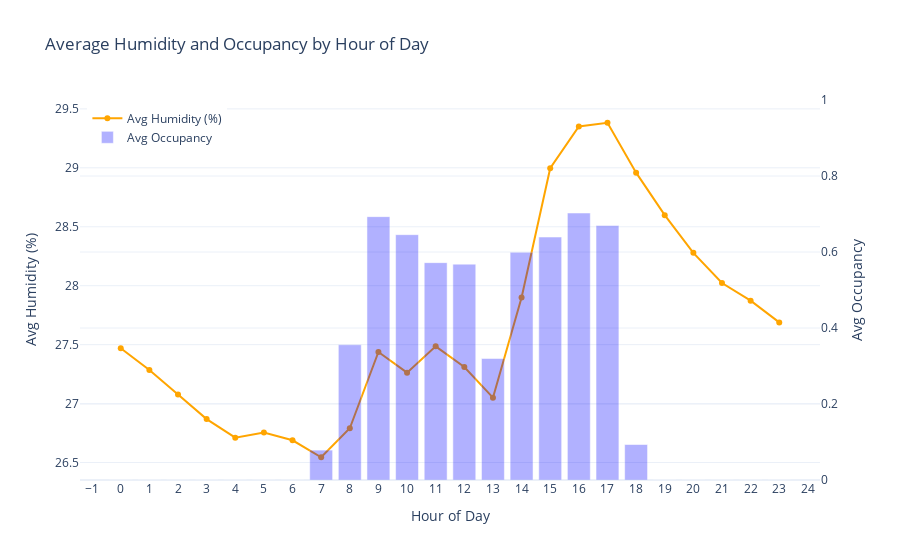

The cell this chart's notebook holds for it:
### Code cell
# Group by hour for Humidity and Occupancy
hourly_humidity = df.groupby('hour').agg({
    'Humidity': 'mean',
    'Occupancy': 'mean'
}).reset_index()

# Create figure
fig = go.Figure()

# Add Humidity trace (left Y-axis)
fig.add_trace(go.Scatter(
    x=hourly_humidity['hour'],
    y=hourly_humidity['Humidity'],
    name='Avg Humidity (%)',
    mode='lines+markers',
    line=dict(color='orange'),
    yaxis='y1'
))

# Add Occupancy trace (right Y-axis)
fig.add_trace(go.Bar(
    x=hourly_humidity['hour'],
    y=hourly_humidity['Occupancy'],
    name='Avg Occupancy',
    opacity=0.3,
    marker_color='blue',
    yaxis='y2'
))

# Layout
fig.update_layout(
    title='Average Humidity and Occupancy by Hour of Day',
    xaxis=dict(title='Hour of Day', dtick=1),
    yaxis=dict(title='Avg Humidity (%)', side='left'),
    yaxis2=dict(title='Avg Occupancy', side='right', overlaying='y', range=[0, 1]),
    legend=dict(x=0.01, y=0.99),
    template='plotly_white'
)

fig.show()

### Figure 1 — Plotly figure (JSON) as saved in the notebook; plotly's stock layout.template omitted (floating-point values rounded to 4 significant figures)
{"data": [{"line": {"color": "orange"}, "mode": "lines+markers", "name": "Avg Humidity (%)", "type": "scatter", "x": [0, 1, 2, 3, 4, 5, 6, 7, 8, 9, 10, 11, 12, 13, 14, 15, 16, 17, 18, 19, 20, 21, 22, 23], "y": [27.47, 27.28, 27.08, 26.87, 26.71, 26.76, 26.69, 26.54, 26.79, 27.44, 27.26, 27.49, 27.31, 27.05, 27.9, 29.0, 29.35, 29.38, 28.96, 28.6, 28.28, 28.02, 27.87, 27.69], "yaxis": "y"}, {"marker": {"color": "blue"}, "name": "Avg Occupancy", "opacity": 0.3, "type": "bar", "x": [0, 1, 2, 3, 4, 5, 6, 7, 8, 9, 10, 11, 12, 13, 14, 15, 16, 17, 18, 19, 20, 21, 22, 23], "y": [0.0, 0.0, 0.0, 0.0, 0.0, 0.0, 0.0, 0.07869, 0.3559, 0.693, 0.6456, 0.572, 0.5681, 0.3197, 0.5992, 0.6393, 0.7026, 0.6695, 0.09333, 0.0, 0.0, 0.0, 0.0, 0.0], "yaxis": "y2"}], "layout": {"legend": {"x": 0.01, "y": 0.99}, "title": {"text": "Average Humidity and Occupancy by Hour of Day"}, "xaxis": {"dtick": 1, "title": {"text": "Hour of Day"}}, "yaxis": {"side": "left", "title": {"text": "Avg Humidity (%)"}}, "yaxis2": {"overlaying": "y", "range": [0, 1], "side": "right", "title": {"text": "Avg Occupancy"}}}}
